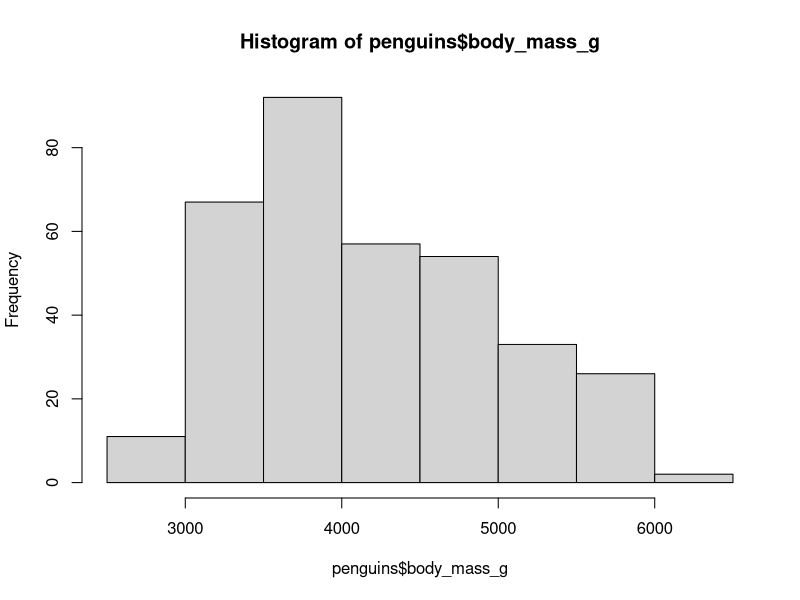
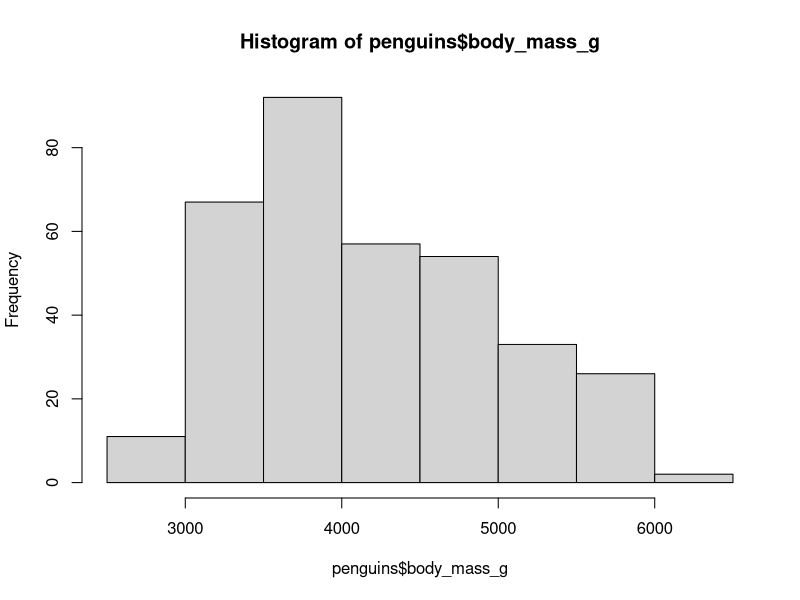
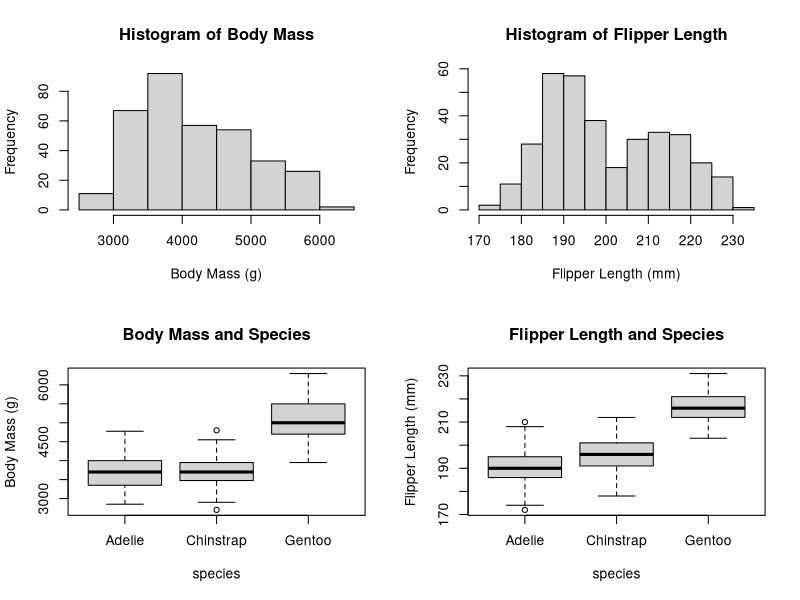
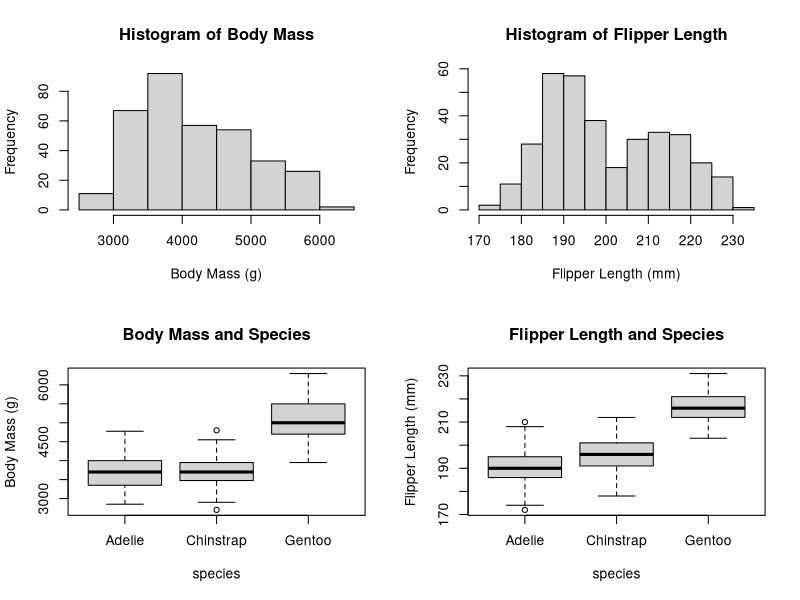
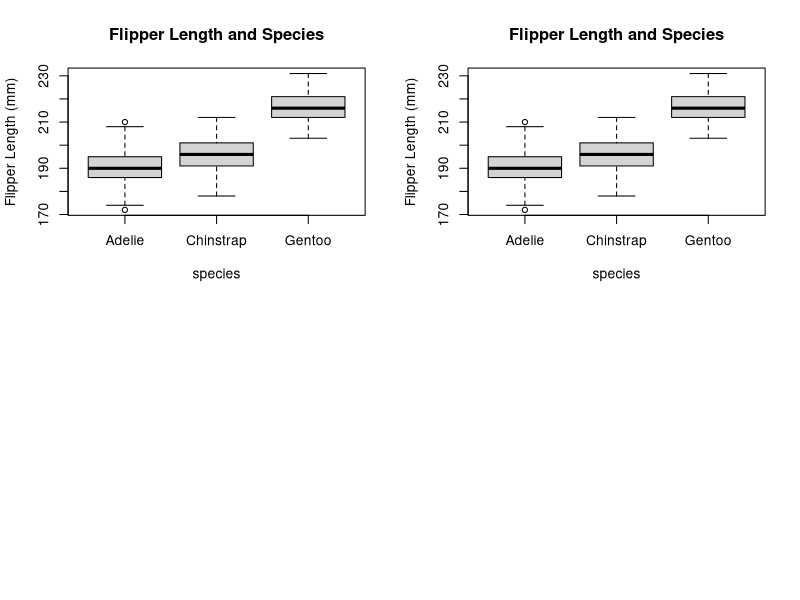

The R script that drew these images, in order:
## ---- chunk 1
knitr::opts_chunk$set(echo = TRUE)
## ---- chunk 2
require(palmerpenguins)
hist(penguins$body_mass_g)
## ---- chunk 3
require(palmerpenguins)
hist(penguins$body_mass_g)
## ---- chunk 4
par(mfrow = c(2, 2))
hist(
penguins$body_mass_g,
main = "Histogram of Body Mass",
xlab = "Body Mass (g)")
hist(
penguins$flipper_length_mm,
main = "Histogram of Flipper Length",
xlab = "Flipper Length (mm)")
boxplot(
body_mass_g ~ species, data = penguins,
main = "Body Mass and Species",
ylab = "Body Mass (g)"
)
boxplot(
flipper_length_mm ~ species, data = penguins,
main = "Flipper Length and Species",
ylab = "Flipper Length (mm)"
)
## ---- chunk 5
par(mfrow = c(2, 2))
hist(
penguins$body_mass_g,
main = "Histogram of Body Mass",
xlab = "Body Mass (g)")
hist(
penguins$flipper_length_mm,
main = "Histogram of Flipper Length",
xlab = "Flipper Length (mm)")
boxplot(
body_mass_g ~ species, data = penguins,
main = "Body Mass and Species",
ylab = "Body Mass (g)"
)
boxplot(
flipper_length_mm ~ species, data = penguins,
main = "Flipper Length and Species",
ylab = "Flipper Length (mm)")
## ---- chunk 6
# A New Section With Tabs {.tabset}

## Tab 1

"Here's some text"

## Tab 2

"Here's some graphics:"
## ---- chunk 7
boxplot(
  flipper_length_mm ~ species, data = penguins,
  main = "Flipper Length and Species",
  ylab = "Flipper Length (mm)"
)

## ---- chunk 8
boxplot(
  flipper_length_mm ~ species, data = penguins,
  main = "Flipper Length and Species",
  ylab = "Flipper Length (mm)"
)

